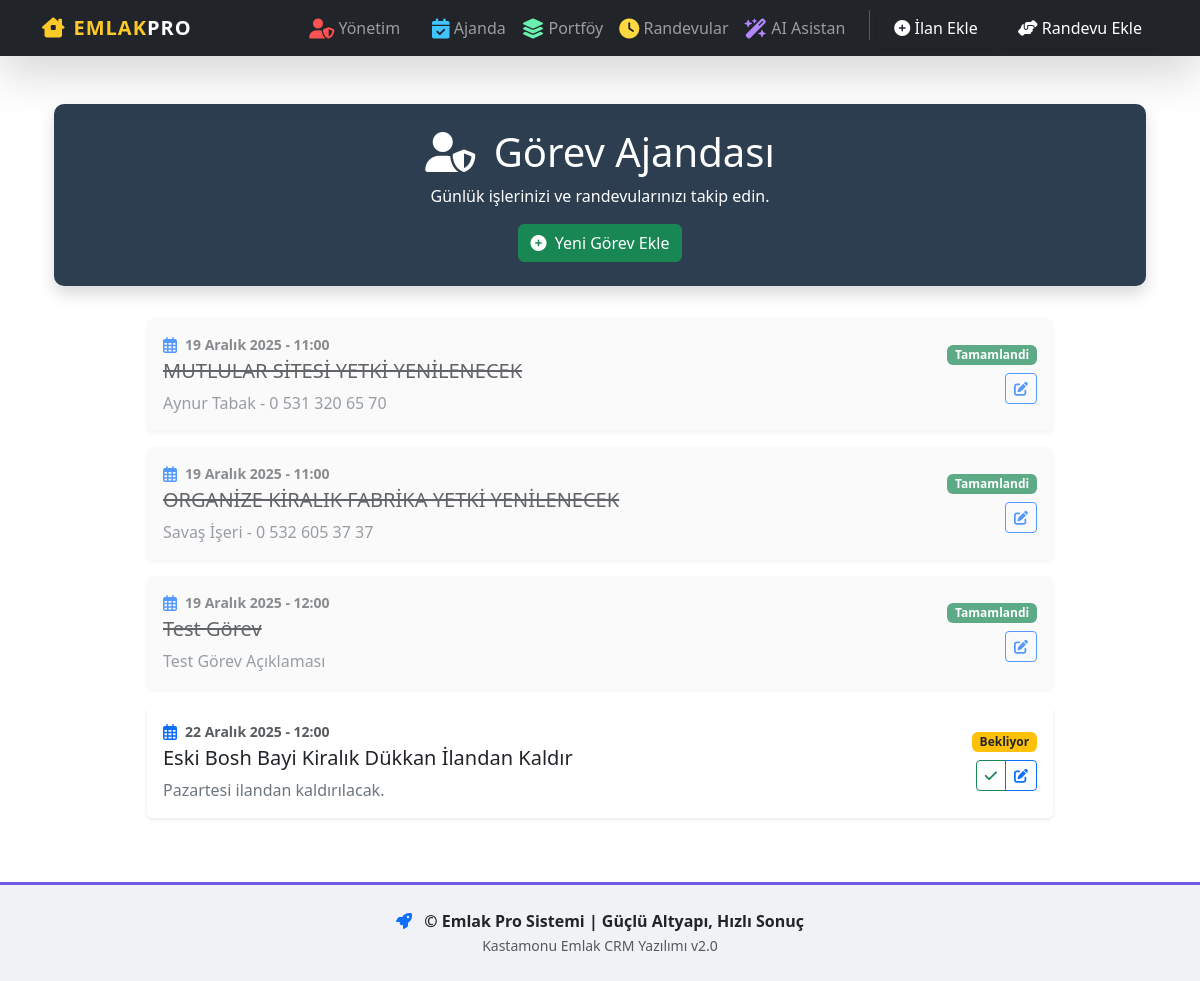
The page /ajanda/ on the database its author committed.
### ilanlar/models.py (models this page shows, shortened)
class Ajanda(models.Model):
    DURUM_SECENEKLERI = [
        ('Bekliyor', 'Bekliyor'),
        ('Tamamlandi', 'Tamamlandı'),
        ('İptal Edildi', 'İptal Edildi')
    ]
    ONCELIK_SECENEKLERI = [
        ('1', 'Düşük'),
        ('2', 'Orta'),
        ('3', 'Yüksek')
    ]
    baslik = models.CharField(max_length=200, verbose_name="Görev Başlığı")
    aciklama = models.TextField(blank=True, null=True, verbose_name="Açıklama")
    tarih = models.DateTimeField(verbose_name="Görev Tarihi ve Saati")
    oncelik = models.CharField(max_length=1, choices=ONCELIK_SECENEKLERI, default='2', verbose_name="Öncelik")
    durum = models.CharField(max_length=20, choices=DURUM_SECENEKLERI, default='Bekliyor', verbose_name="Durum")
    class Meta:
        verbose_name = "Görev"
        verbose_name_plural = "Ajanda / Görevler"
        ordering = ['tarih']

### ilanlar/views.py (the view)
# urls.py: path('ajanda/', views.ajanda_sayfasi, name='ajanda_sayfasi'),
def ajanda_sayfasi(request):
    gorevler = Ajanda.objects.all().order_by('tarih')
    return render(request, 'ajanda.html', {'gorevler': gorevler})

### ilanlar/templates/ajanda.html (shortened to what this page needs)
{% extends 'base.html' %}
{% block extra_head %}
<link rel="stylesheet" href="https://cdnjs.cloudflare.com/ajax/libs/font-awesome/6.4.0/css/all.min.css">
{% endblock %}
{% block content %}
<div class="container mt-4">
    <div class="agenda-header text-center shadow">
        <div class="container">
            <h1><i class="fas fa-user-shield me-2"></i> Görev Ajandası</h1>
            <p class="mb-0">Günlük işlerinizi ve randevularınızı takip edin.</p>
            <button class="btn btn-success mt-3" data-bs-toggle="modal" data-bs-target="#gorevEkleModal">
                <i class="fas fa-plus-circle me-1"></i> Yeni Görev Ekle
            </button>
        </div>
    </div>
    <div class="row">
        {% for gorev in gorevler %}
        <div class="col-12 col-lg-10 mx-auto mb-3">
            <div
                class="card shadow-sm oncelik-{{ gorev.oncelik }} {% if gorev.durum == 'Tamamlandi' %}tamamlandi{% endif %}">
                <div class="card-body d-flex justify-content-between align-items-center">
                    <div>
                        <div class="d-flex align-items-center mb-1">
                            <i class="far fa-calendar-alt text-primary me-2"></i>
                            <span class="text-muted small fw-bold">{{ gorev.tarih|date:"d E Y - H:i" }}</span>
                        </div>
                        <h5 class="card-title">{{ gorev.baslik }}</h5>
                        <p class="card-text text-secondary mb-0">{{ gorev.aciklama|default:"Açıklama girilmedi." }}</p>
                    </div>
                    <div class="text-end">
                        <span
                            class="badge {% if gorev.durum == 'Bekliyor' %}bg-warning text-dark{% elif gorev.durum == 'Tamamlandi' %}bg-success{% else %}bg-danger{% endif %} mb-2 d-block">
                            {{ gorev.durum }}
                        </span>
                        <div class="btn-group">
                            {% if gorev.durum != 'Tamamlandi' %}
                            <a href="{% url 'gorev_tamamla' gorev.id %}" class="btn btn-sm btn-outline-success"
                                title="Tamamlandı olarak işaretle">
                                <i class="fas fa-check"></i>
                            </a>
                            {% endif %}
                            <a href="/admin/ilanlar/ajanda/{{ gorev.id }}/change/"
                                class="btn btn-sm btn-outline-primary" title="Admin'de Düzenle">
                                <i class="fas fa-edit"></i>
                            </a>
                        </div>
                    </div>
                </div>
            </div>
        </div>
        {% empty %}
        <div class="col-12 col-lg-10 mx-auto">
            <div class="alert alert-info text-center border-0 shadow-sm">
                <i class="fas fa-info-circle me-2"></i> Henüz planlanmış bir görev bulunmuyor.
            </div>
        </div>
        {% endfor %}
    </div>
</div>
{% endblock %}

### ilanlar/templates/ajanda.html (style rules this page uses)
.agenda-header { background: #2c3e50; color: white; padding: 1.5rem 0; margin-bottom: 2rem; border-radius: 10px; }
.oncelik-3 { border-left: 5px solid #e74c3c; }
.oncelik-2 { border-left: 5px solid #f39c12; }
.card { transition: transform 0.2s; border: none; }
.tamamlandi { background-color: #f8f9fa; opacity: 0.7; }
.tamamlandi .card-title { text-decoration: line-through; }

### rows shown on the page
Ajanda: tarih "19 Aralık 2025 - 11:00", baslik "MUTLULAR SİTESİ YETKİ YENİLENECEK", aciklama "Aynur Tabak - 0 531 320 65 70", durum "Tamamlandi"
Ajanda: tarih "19 Aralık 2025 - 11:00", baslik "ORGANİZE KİRALIK FABRİKA YETKİ YENİLENECEK", aciklama "Savaş İşeri - 0 532 605 37 37", durum "Tamamlandi"
Ajanda: tarih "19 Aralık 2025 - 12:00", baslik "Test Görev", aciklama "Test Görev Açıklaması", durum "Tamamlandi"
Ajanda: tarih "22 Aralık 2025 - 12:00", baslik "Eski Bosh Bayi Kiralık Dükkan İlandan Kaldır", aciklama "Pazartesi ilandan kaldırılacak.", durum "Bekliyor"
